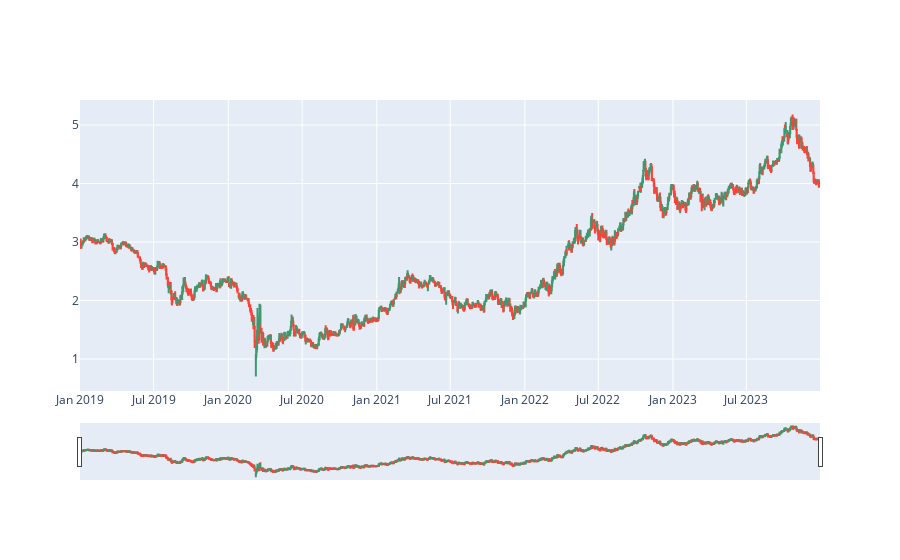

Write notebook code for a chart like this one.
### Code cell
# Plotting Bond price data in candlestick pattern
fig = go.Figure(data=[go.Candlestick(x=df_bond['Date'],
                open=df_bond['Open'],
                high=df_bond['High'],
                low=df_bond['Low'],
                close=df_bond['Price'])])

fig.show()

### Figure 1 — Plotly figure (JSON) as saved in the notebook; plotly's stock layout.template omitted (floating-point values rounded to 4 significant figures; data arrays with more than 128 entries replaced by an {"elided": "..."} marker saying what was removed)
{"data": [{"close": {"elided": "1299 float values"}, "high": {"elided": "1299 float values"}, "low": {"elided": "1299 float values"}, "open": {"elided": "1299 float values"}, "type": "candlestick", "x": {"elided": "1299 str values"}}], "layout": {}}
